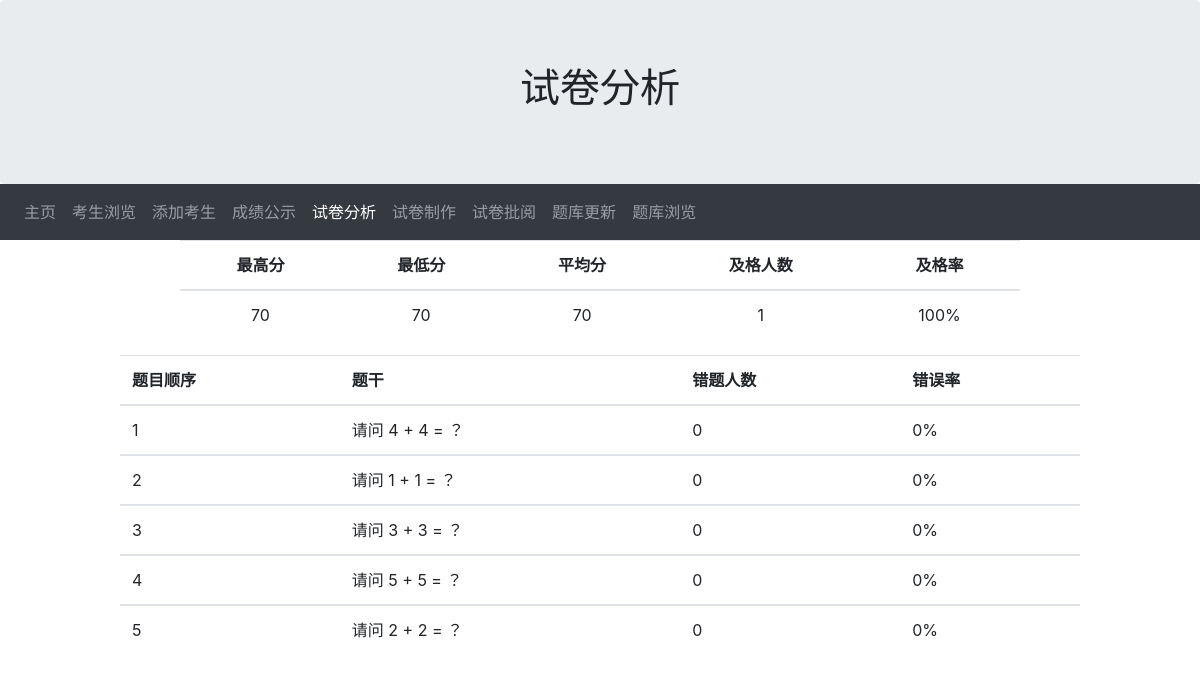
Screenshot of /teacher/analysis_show.php?num=2 with the database file from the repository.
### tables this page shows
CREATE TABLE `exam_2`  (
  `students_num` varchar(20) NOT NULL,
  `flag` int NOT NULL DEFAULT 0,
  `t1` varchar(110) NULL DEFAULT NULL COMMENT '考生作答',
  `t2` varchar(110) NULL DEFAULT NULL,
  `t3` varchar(110) NULL DEFAULT NULL,
  `t4` varchar(110) NULL DEFAULT NULL,
  `t5` varchar(110) NULL DEFAULT NULL,
  `t6` varchar(110) NULL DEFAULT NULL,
  `t7` varchar(110) NULL DEFAULT NULL,
  `t8` varchar(110) NULL DEFAULT NULL,
  `t9` varchar(110) NULL DEFAULT NULL,
  `t10` varchar(110) NULL DEFAULT NULL,
  `t11` varchar(110) NULL DEFAULT NULL,
  `t12` varchar(110) NULL DEFAULT NULL,
  `t13` varchar(110) NULL DEFAULT NULL,
  `t14` varchar(110) NULL DEFAULT NULL,
  `t15` varchar(110) NULL DEFAULT NULL,
  `t16` varchar(110) NULL DEFAULT NULL,
  `t17` varchar(110) NULL DEFAULT NULL,
  `t18` varchar(110) NULL DEFAULT NULL,
  `t19` varchar(110) NULL DEFAULT NULL,
  `t20` varchar(110) NULL DEFAULT NULL,
  `t21` varchar(110) NULL DEFAULT NULL,
  `t22` varchar(110) NULL DEFAULT NULL,
  `t23` varchar(110) NULL DEFAULT NULL,
  `t24` varchar(110) NULL DEFAULT NULL,
  `t25` varchar(110) NULL DEFAULT NULL,
  `t26` varchar(110) NULL DEFAULT NULL,
  `t27` varchar(110) NULL DEFAULT NULL,
  `t28` varchar(110) NULL DEFAULT NULL,
  `t29` varchar(110) NULL DEFAULT NULL,
  `t30` varchar(110) NULL DEFAULT NULL,
  `t31` varchar(110) NULL DEFAULT NULL,
  `t32` varchar(110) NULL DEFAULT NULL,
  `t33` varchar(110) NULL DEFAULT NULL,
  `t34` varchar(110) NULL DEFAULT NULL,
  `t35` varchar(110) NULL DEFAULT NULL,
  `t36` varchar(110) NULL DEFAULT NULL,
  `t37` varchar(110) NULL DEFAULT NULL,
  `t38` varchar(110) NULL DEFAULT NULL,
  `t39` varchar(110) NULL DEFAULT NULL,
  `t40` varchar(110) NULL DEFAULT NULL,
  `t41` varchar(110) NULL DEFAULT NULL,
  `t42` varchar(110) NULL DEFAULT NULL,
  `t43` varchar(110) NULL DEFAULT NULL,
  `t44` varchar(110) NULL DEFAULT NULL,
  `t45` varchar(110) NULL DEFAULT NULL,
  `t46` varchar(110) NULL DEFAULT NULL,
  `t47` varchar(110) NULL DEFAULT NULL,
  `t48` varchar(110) NULL DEFAULT NULL,
  `t49` varchar(110) NULL DEFAULT NULL,
  `t50` varchar(110) NULL DEFAULT NULL,
  `s1` int NOT NULL DEFAULT 0 COMMENT '考生得分',
  `s2` int NOT NULL DEFAULT 0,
  `s3` int NOT NULL DEFAULT 0,
  `s4` int NOT NULL DEFAULT 0,
  `s5` int NOT NULL DEFAULT 0,
  `s6` int NOT NULL DEFAULT 0,
  `s7` int NOT NULL DEFAULT 0,
  `s8` int NOT NULL DEFAULT 0,
  `s9` int NOT NULL DEFAULT 0,
  `s10` int NOT NULL DEFAULT 0,
  `s11` int NOT NULL DEFAULT 0,
  `s12` int NOT NULL DEFAULT 0,
  `s13` int NOT NULL DEFAULT 0,
  `s14` int NOT NULL DEFAULT 0,
  `s15` int NOT NULL DEFAULT 0,
  `s16` int NOT NULL DEFAULT 0,
  `s17` int NOT NULL DEFAULT 0,
  `s18` int NOT NULL DEFAULT 0,
  `s19` int NOT NULL DEFAULT 0,
  `s20` int NOT NULL DEFAULT 0,
  `s21` int NOT NULL DEFAULT 0,
  `s22` int NOT NULL DEFAULT 0,
  `s23` int NOT NULL DEFAULT 0,
  `s24` int NOT NULL DEFAULT 0,
  `s25` int NOT NULL DEFAULT 0,
  `s26` int NOT NULL DEFAULT 0,
  `s27` int NOT NULL DEFAULT 0,
  `s28` int NOT NULL DEFAULT 0,
  `s29` int NOT NULL DEFAULT 0,
  `s30` int NOT NULL DEFAULT 0,
  `s31` int NOT NULL DEFAULT 0,
  `s32` int NOT NULL DEFAULT 0,
  `s33` int NOT NULL DEFAULT 0,
  `s34` int NOT NULL DEFAULT 0,
  `s35` int NOT NULL DEFAULT 0,
  `s36` int NOT NULL DEFAULT 0,
  `s37` int NOT NULL DEFAULT 0,
  `s38` int NOT NULL DEFAULT 0,
  `s39` int NOT NULL DEFAULT 0,
  `s40` int NOT NULL DEFAULT 0,
  `s41` int NOT NULL DEFAULT 0,
  `s42` int NOT NULL DEFAULT 0,
  `s43` int NOT NULL DEFAULT 0,
  `s44` int NOT NULL DEFAULT 0,
  `s45` int NULL DEFAULT 0,
  `s46` int NOT NULL DEFAULT 0,
  `s47` int NOT NULL DEFAULT 0,
  `s48` int NOT NULL DEFAULT 0,
  `s49` int NULL DEFAULT 0,
  `s50` int NOT NULL DEFAULT 0,
  `score_1` int NOT NULL DEFAULT 0 COMMENT '客观题总分',
  `score_2` int NOT NULL DEFAULT 0 COMMENT '主观题总分',
  `score` int NOT NULL DEFAULT 0 COMMENT '得分',
  `scoreRank` int NOT NULL DEFAULT 0 COMMENT '名次',
  PRIMARY KEY (`students_num`) USING BTREE
);

CREATE TABLE `problems`  (
  `num` int NOT NULL AUTO_INCREMENT,
  `type` int NULL DEFAULT NULL,
  `A` varchar(255) NULL DEFAULT NULL,
  `B` varchar(255) NULL DEFAULT NULL,
  `C` varchar(255) NULL DEFAULT NULL,
  `D` varchar(255) NULL DEFAULT NULL,
  `ans` varchar(255) NULL DEFAULT NULL,
  `exp` varchar(255) NULL DEFAULT NULL,
  `item` varchar(255) NULL DEFAULT NULL,
  PRIMARY KEY (`num`) USING BTREE
);

### teacher/analysis_show.php (the view, shortened to what this page needs)
<!DOCTYPE html>
<html lang="en">
<head>
    <link rel="stylesheet" href="https://cdn.staticfile.org/twitter-bootstrap/4.3.1/css/bootstrap.min.css">
</head>
<body>
<div class="jumbotron text-center" style="margin-bottom:0;margin-top:0;">
    <h1>试卷分析</h1>
</div>
<nav class="navbar navbar-expand-sm bg-dark navbar-dark">
    <ul class="navbar-nav">
        <li class="nav-item ">
            <a class="nav-link" href="teacher.php">主页</a>
        </li>
        <li class="nav-item ">
            <a class="nav-link" href="student_show.php">考生浏览</a>
        </li>
        <li class="nav-item">
            <a class="nav-link" href="student_add.html">添加考生</a>
        </li>
        <li class="nav-item">
            <a class="nav-link " target="_blank" href="../admin/grades_select.php">成绩公示</a>
        </li>
        <li class="nav-item active">
            <a class="nav-link " href="analysis_select.php">试卷分析</a>
        </li>
        <li class="nav-item">
            <a class="nav-link " href="make_paper_1.php">试卷制作</a>
        </li>
        <li class="nav-item">
            <a class="nav-link " href="paper_marking_select.php">试卷批阅</a>
        </li>
        <li class="nav-item">
            <a class="nav-link" href="problems_add.html">题库更新</a>
        </li>
        <li class="nav-item">
            <a class="nav-link" href="problems_show.php">题库浏览</a>
        </li>
    </ul>
</nav>
	<?php
		include('../conn.php');
		$num = $_GET['num'];
		$sql_2 = "SELECT * FROM exam_history WHERE num = '$num ' ;";
		$result_2 = mysqli_query($conn,$sql_2);
		$row_2 = mysqli_fetch_assoc($result_2);
		$number = $row_2['number'];
		$sql_1 = "SELECT * FROM exam_$num;";
		$result_1 = mysqli_query($conn,$sql_1);
		$count_pass=0; $score_all = 0;$count_stu = 0;
		$max = 0; $min = 999;
		while ($row_1 = mysqli_fetch_assoc($result_1)) {
			$count_stu++;
			if($row_1['score'] >= 60) $count_pass++;
			if($row_1['score'] > $max) $max = $row_1['score'];
			if($row_1['score'] < $min) $min = $row_1['score'];
			$score_all = $score_all + $row_1['score'];
		}
		$rate_pass = $count_pass / $count_stu * 100;
		$aver = $score_all / $count_stu;
		for ($i=1; $i <=$number ; $i++) {
			$sql_8 = "SELECT * FROM exam_$num";
			$result_8 = mysqli_query($conn,$sql_8);
			$count_right[$i] = 0;
			while ($row_8 = mysqli_fetch_assoc($result_8)) {
				if($row_8['s'.$i] > 0) {$count_right[$i]++;  }
			}
			$rate_right[$i] = $count_right[$i] / $count_stu * 100;
			$count_wrong[$i] = $count_stu - $count_right[$i];
			$rate_wrong[$i] = (100 - $rate_right[$i]);
		}
			echo "
	<table class=\"table table-hover\" style=\"width: 70%;margin-left: 15%;text-align:center;\" >
		<thead>
			<tr >
				<th style=\"text-align:center;\">最高分</th>
				<th style=\"text-align:center;\">最低分</th>
				<th style=\"text-align:center;\">平均分</th>
				<th style=\"text-align:center;\">及格人数</th>
				<th style=\"text-align:center;\">及格率</th>
			</tr>
		</thead>
		<tbody>
			<tr>
				<td>$max</td>
				<td>$min</td>
				<td>$aver</td>
				<td>$count_pass</td>
				<td>$rate_pass%</td>
			</tr>
		</tbody>
	</table>
	<table class=\"table table-hover\" style=\"width: 80%;margin-left: 10%;\" >
		<thead>
			<tr>
				<th>题目顺序</th>
				<th>题干</th>
				<th>错题人数</th>
				<th>错误率</th>
			</tr>
		</thead>";
		for ($i=1; $i <= $number; $i++) {
			$t_num = $row_2['t'.$i];
			$sql_3 = "SELECT * FROM problems WHERE num = '$t_num' ";
			$result_3 = mysqli_query($conn,$sql_3);
			$row_3 = mysqli_fetch_assoc($result_3);
			if ($row_3['type'] == 3) continue;
			$t_item = $row_3['item'];
			echo "
				<tbody>
					<tr>
						<td>$i</td>
						<td>$t_item</td>
						<td>$count_wrong[$i]</td>
						<td>$rate_wrong[$i]%</td>
					</tr>
				</tbody>
			";
		}
	echo "</table>";
	?>
</body>
</html>

### rows the page displays
exam_2: score "70"
problems: item "请问 4 + 4 = ？"
problems: item "请问 1 + 1 = ？"
problems: item "请问 3 + 3 = ？"
problems: item "请问 5 + 5 = ？"
problems: item "请问 2 + 2 = ？"

### other values shown
$aver "70"
$count_pass "1"
$rate_pass "100"
$count_wrong[$i] "0"
$rate_wrong[$i] "0"
